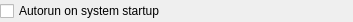
<ui version="4.0" >
 <class>MiscOptionsWidgetClass</class>
 <widget class="QWidget" name="MiscOptionsWidgetClass" >
  <property name="geometry" >
   <rect>
    <x>0</x>
    <y>0</y>
    <width>353</width>
    <height>22</height>
   </rect>
  </property>
  <layout class="QVBoxLayout" name="verticalLayout" >
   <property name="margin" >
    <number>0</number>
   </property>
   <item>
    <widget class="QCheckBox" name="chbAutorun" >
     <property name="text" >
      <string>Autorun on system startup</string>
     </property>
     <property name="tristate" >
      <bool>true</bool>
     </property>
    </widget>
   </item>
  </layout>
 </widget>
 <layoutdefault spacing="6" margin="11" />
 <resources/>
 <connections/>
</ui>
